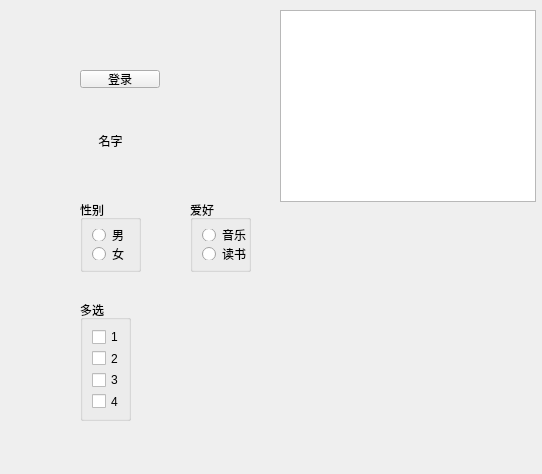
<?xml version="1.0" encoding="UTF-8"?>
<ui version="4.0">
 <class>Widget</class>
 <widget class="QWidget" name="Widget">
  <property name="geometry">
   <rect>
    <x>0</x>
    <y>0</y>
    <width>542</width>
    <height>474</height>
   </rect>
  </property>
  <property name="windowTitle">
   <string>Widget</string>
  </property>
  <widget class="QPushButton" name="pushButton">
   <property name="geometry">
    <rect>
     <x>80</x>
     <y>70</y>
     <width>80</width>
     <height>18</height>
    </rect>
   </property>
   <property name="text">
    <string>登录</string>
   </property>
  </widget>
  <widget class="QToolButton" name="toolButton">
   <property name="geometry">
    <rect>
     <x>80</x>
     <y>120</y>
     <width>61</width>
     <height>41</height>
    </rect>
   </property>
   <property name="text">
    <string>名字</string>
   </property>
   <property name="icon">
    <iconset resource="res.qrc">
     <normaloff>:/image/001VEnKKgy1gsu6mbym6vj60t41dan4j02.jpg</normaloff>:/image/001VEnKKgy1gsu6mbym6vj60t41dan4j02.jpg</iconset>
   </property>
   <property name="iconSize">
    <size>
     <width>32</width>
     <height>32</height>
    </size>
   </property>
   <property name="toolButtonStyle">
    <enum>Qt::ToolButtonTextBesideIcon</enum>
   </property>
   <property name="autoRaise">
    <bool>true</bool>
   </property>
  </widget>
  <widget class="QGroupBox" name="groupBox">
   <property name="geometry">
    <rect>
     <x>80</x>
     <y>200</y>
     <width>61</width>
     <height>72</height>
    </rect>
   </property>
   <property name="title">
    <string>性别</string>
   </property>
   <layout class="QFormLayout" name="formLayout">
    <item row="0" column="0">
     <widget class="QRadioButton" name="radioButtonMan">
      <property name="text">
       <string>男</string>
      </property>
     </widget>
    </item>
    <item row="1" column="0">
     <widget class="QRadioButton" name="radioButtonWoman">
      <property name="text">
       <string>女</string>
      </property>
     </widget>
    </item>
   </layout>
  </widget>
  <widget class="QGroupBox" name="groupBox_2">
   <property name="geometry">
    <rect>
     <x>190</x>
     <y>200</y>
     <width>61</width>
     <height>72</height>
    </rect>
   </property>
   <property name="title">
    <string>爱好</string>
   </property>
   <layout class="QFormLayout" name="formLayout_2">
    <item row="0" column="0">
     <widget class="QRadioButton" name="radioButton_3">
      <property name="text">
       <string>音乐</string>
      </property>
     </widget>
    </item>
    <item row="1" column="0">
     <widget class="QRadioButton" name="radioButton_4">
      <property name="text">
       <string>读书</string>
      </property>
     </widget>
    </item>
   </layout>
  </widget>
  <widget class="QGroupBox" name="groupBox_3">
   <property name="geometry">
    <rect>
     <x>80</x>
     <y>300</y>
     <width>51</width>
     <height>121</height>
    </rect>
   </property>
   <property name="title">
    <string>多选</string>
   </property>
   <layout class="QVBoxLayout" name="verticalLayout">
    <item>
     <widget class="QCheckBox" name="checkBox">
      <property name="text">
       <string>1</string>
      </property>
     </widget>
    </item>
    <item>
     <widget class="QCheckBox" name="checkBox_2">
      <property name="text">
       <string>2</string>
      </property>
     </widget>
    </item>
    <item>
     <widget class="QCheckBox" name="checkBox_3">
      <property name="text">
       <string>3</string>
      </property>
     </widget>
    </item>
    <item>
     <widget class="QCheckBox" name="checkBox_4">
      <property name="text">
       <string>4</string>
      </property>
      <property name="tristate">
       <bool>false</bool>
      </property>
     </widget>
    </item>
   </layout>
  </widget>
  <widget class="QListWidget" name="listWidget">
   <property name="geometry">
    <rect>
     <x>280</x>
     <y>10</y>
     <width>256</width>
     <height>192</height>
    </rect>
   </property>
  </widget>
 </widget>
 <resources>
  <include location="res.qrc"/>
 </resources>
 <connections/>
</ui>
